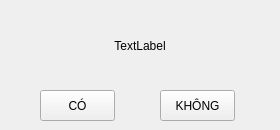
<?xml version="1.0" encoding="UTF-8"?>
<ui version="4.0">
 <class>messageBox</class>
 <widget class="QWidget" name="messageBox">
  <property name="geometry">
   <rect>
    <x>0</x>
    <y>0</y>
    <width>280</width>
    <height>130</height>
   </rect>
  </property>
  <property name="minimumSize">
   <size>
    <width>280</width>
    <height>130</height>
   </size>
  </property>
  <property name="maximumSize">
   <size>
    <width>280</width>
    <height>130</height>
   </size>
  </property>
  <property name="windowTitle">
   <string>Form</string>
  </property>
  <property name="windowIcon">
   <iconset>
    <normaloff>icon/Warning.png</normaloff>icon/Warning.png</iconset>
  </property>
  <widget class="QLabel" name="label">
   <property name="geometry">
    <rect>
     <x>0</x>
     <y>0</y>
     <width>280</width>
     <height>91</height>
    </rect>
   </property>
   <property name="minimumSize">
    <size>
     <width>0</width>
     <height>0</height>
    </size>
   </property>
   <property name="maximumSize">
    <size>
     <width>280</width>
     <height>130</height>
    </size>
   </property>
   <property name="layoutDirection">
    <enum>Qt::LeftToRight</enum>
   </property>
   <property name="text">
    <string>TextLabel</string>
   </property>
   <property name="alignment">
    <set>Qt::AlignCenter</set>
   </property>
  </widget>
  <widget class="QPushButton" name="btOK">
   <property name="geometry">
    <rect>
     <x>40</x>
     <y>90</y>
     <width>75</width>
     <height>31</height>
    </rect>
   </property>
   <property name="text">
    <string>CÓ</string>
   </property>
  </widget>
  <widget class="QPushButton" name="btCancel">
   <property name="geometry">
    <rect>
     <x>160</x>
     <y>90</y>
     <width>75</width>
     <height>31</height>
    </rect>
   </property>
   <property name="text">
    <string>KHÔNG</string>
   </property>
  </widget>
 </widget>
 <resources/>
 <connections/>
</ui>
